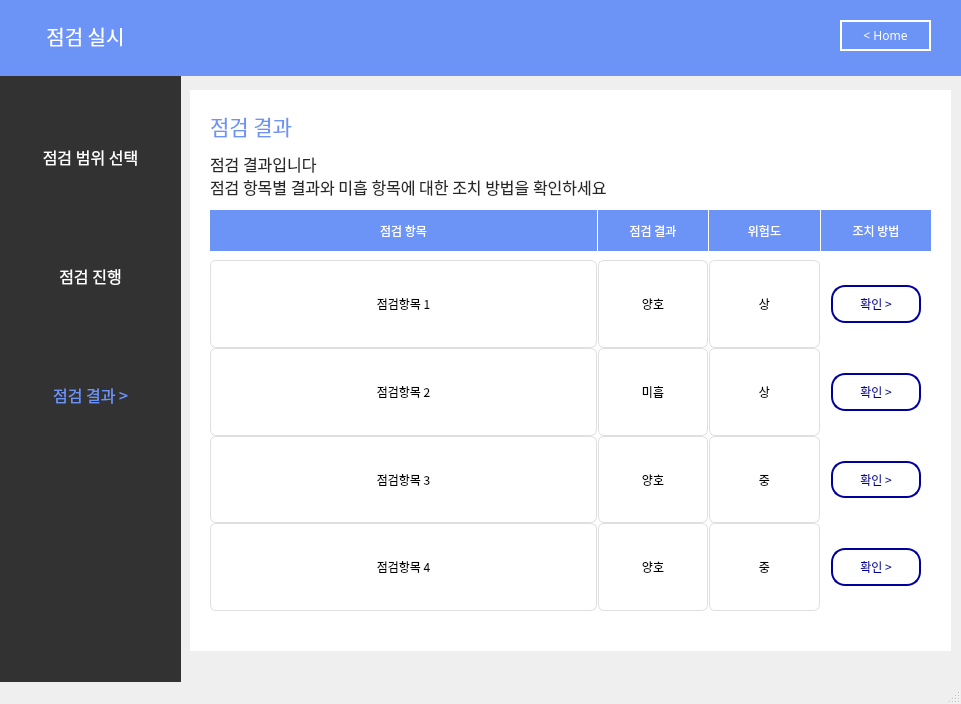
<?xml version="1.0" encoding="UTF-8"?>
<ui version="4.0">
 <class>MainWindow</class>
 <widget class="QMainWindow" name="MainWindow">
  <property name="geometry">
   <rect>
    <x>0</x>
    <y>0</y>
    <width>961</width>
    <height>704</height>
   </rect>
  </property>
  <property name="windowTitle">
   <string>MainWindow</string>
  </property>
  <widget class="QWidget" name="centralwidget">
   <widget class="QLabel" name="label_7">
    <property name="geometry">
     <rect>
      <x>-10</x>
      <y>-5</y>
      <width>1021</width>
      <height>81</height>
     </rect>
    </property>
    <property name="font">
     <font>
      <family>Gmarket Sans TTF</family>
      <pointsize>11</pointsize>
      <weight>50</weight>
      <bold>false</bold>
      <kerning>true</kerning>
     </font>
    </property>
    <property name="autoFillBackground">
     <bool>false</bool>
    </property>
    <property name="styleSheet">
     <string notr="true">background-color: rgb(108, 147, 246);
border-color: rgb(0, 0, 0);</string>
    </property>
    <property name="text">
     <string/>
    </property>
    <property name="scaledContents">
     <bool>false</bool>
    </property>
   </widget>
   <widget class="QLabel" name="label_8">
    <property name="geometry">
     <rect>
      <x>20</x>
      <y>10</y>
      <width>131</width>
      <height>51</height>
     </rect>
    </property>
    <property name="font">
     <font>
      <family>AppleSDGothicNeoM00</family>
      <pointsize>15</pointsize>
     </font>
    </property>
    <property name="styleSheet">
     <string notr="true">color : rgb(255, 255, 255)</string>
    </property>
    <property name="text">
     <string>점검 실시</string>
    </property>
    <property name="alignment">
     <set>Qt::AlignCenter</set>
    </property>
   </widget>
   <widget class="QLabel" name="label_5">
    <property name="geometry">
     <rect>
      <x>-10</x>
      <y>70</y>
      <width>191</width>
      <height>701</height>
     </rect>
    </property>
    <property name="font">
     <font>
      <family>Gmarket Sans TTF</family>
      <pointsize>16</pointsize>
      <weight>50</weight>
      <bold>false</bold>
      <kerning>true</kerning>
     </font>
    </property>
    <property name="autoFillBackground">
     <bool>false</bool>
    </property>
    <property name="styleSheet">
     <string notr="true">background-color: rgb(50, 50, 50);
border-color: rgb(0, 0, 0);</string>
    </property>
    <property name="text">
     <string/>
    </property>
    <property name="scaledContents">
     <bool>false</bool>
    </property>
    <property name="alignment">
     <set>Qt::AlignCenter</set>
    </property>
   </widget>
   <widget class="QWidget" name="verticalLayoutWidget">
    <property name="geometry">
     <rect>
      <x>10</x>
      <y>100</y>
      <width>161</width>
      <height>351</height>
     </rect>
    </property>
    <layout class="QVBoxLayout" name="verticalLayout">
     <item>
      <widget class="QLabel" name="label">
       <property name="font">
        <font>
         <family>AppleSDGothicNeoM00</family>
         <pointsize>12</pointsize>
         <weight>50</weight>
         <bold>false</bold>
        </font>
       </property>
       <property name="autoFillBackground">
        <bool>false</bool>
       </property>
       <property name="styleSheet">
        <string notr="true">color:rgb(255,255,255)</string>
       </property>
       <property name="text">
        <string>점검 범위 선택</string>
       </property>
       <property name="alignment">
        <set>Qt::AlignCenter</set>
       </property>
      </widget>
     </item>
     <item>
      <widget class="QLabel" name="label_2">
       <property name="font">
        <font>
         <family>AppleSDGothicNeoM00</family>
         <pointsize>12</pointsize>
        </font>
       </property>
       <property name="autoFillBackground">
        <bool>false</bool>
       </property>
       <property name="styleSheet">
        <string notr="true">color:rgb(255,255,255)</string>
       </property>
       <property name="text">
        <string>점검 진행</string>
       </property>
       <property name="alignment">
        <set>Qt::AlignCenter</set>
       </property>
      </widget>
     </item>
     <item>
      <widget class="QLabel" name="label_4">
       <property name="font">
        <font>
         <family>AppleSDGothicNeoM00</family>
         <pointsize>12</pointsize>
        </font>
       </property>
       <property name="autoFillBackground">
        <bool>false</bool>
       </property>
       <property name="styleSheet">
        <string notr="true">color:rgb(108, 147, 246)</string>
       </property>
       <property name="text">
        <string>점검 결과 &gt;</string>
       </property>
       <property name="alignment">
        <set>Qt::AlignCenter</set>
       </property>
      </widget>
     </item>
    </layout>
   </widget>
   <widget class="QPushButton" name="pushButton_3">
    <property name="geometry">
     <rect>
      <x>840</x>
      <y>20</y>
      <width>91</width>
      <height>31</height>
     </rect>
    </property>
    <property name="font">
     <font>
      <family>AppleSDGothicNeoM00</family>
      <pointsize>9</pointsize>
      <weight>50</weight>
      <bold>false</bold>
     </font>
    </property>
    <property name="cursor">
     <cursorShape>PointingHandCursor</cursorShape>
    </property>
    <property name="autoFillBackground">
     <bool>false</bool>
    </property>
    <property name="styleSheet">
     <string notr="true">background-color : rgb(108, 147, 246);
color : rgb(255,255,255);
border: 2px solid rgb(255,255,255)</string>
    </property>
    <property name="text">
     <string>&lt; Home</string>
    </property>
    <property name="autoDefault">
     <bool>false</bool>
    </property>
    <property name="default">
     <bool>false</bool>
    </property>
    <property name="flat">
     <bool>false</bool>
    </property>
   </widget>
   <widget class="QLabel" name="label_6">
    <property name="geometry">
     <rect>
      <x>190</x>
      <y>90</y>
      <width>761</width>
      <height>561</height>
     </rect>
    </property>
    <property name="font">
     <font>
      <family>Gmarket Sans TTF</family>
      <pointsize>16</pointsize>
      <weight>50</weight>
      <bold>false</bold>
      <kerning>true</kerning>
     </font>
    </property>
    <property name="autoFillBackground">
     <bool>false</bool>
    </property>
    <property name="styleSheet">
     <string notr="true">background-color: rgb(255,255,255);
border-color: rgb(0, 0, 0);</string>
    </property>
    <property name="text">
     <string/>
    </property>
    <property name="scaledContents">
     <bool>false</bool>
    </property>
    <property name="alignment">
     <set>Qt::AlignCenter</set>
    </property>
   </widget>
   <widget class="QLabel" name="label_9">
    <property name="geometry">
     <rect>
      <x>210</x>
      <y>110</y>
      <width>241</width>
      <height>31</height>
     </rect>
    </property>
    <property name="font">
     <font>
      <family>AppleSDGothicNeoM00</family>
      <pointsize>16</pointsize>
     </font>
    </property>
    <property name="autoFillBackground">
     <bool>false</bool>
    </property>
    <property name="styleSheet">
     <string notr="true">color:rgb(108,147,246)</string>
    </property>
    <property name="text">
     <string>점검 결과</string>
    </property>
    <property name="alignment">
     <set>Qt::AlignLeading|Qt::AlignLeft|Qt::AlignVCenter</set>
    </property>
   </widget>
   <widget class="QLabel" name="label_10">
    <property name="geometry">
     <rect>
      <x>210</x>
      <y>150</y>
      <width>661</width>
      <height>51</height>
     </rect>
    </property>
    <property name="font">
     <font>
      <family>AppleSDGothicNeoM00</family>
      <pointsize>12</pointsize>
     </font>
    </property>
    <property name="autoFillBackground">
     <bool>false</bool>
    </property>
    <property name="styleSheet">
     <string notr="true">color:rgb(40,40,40)</string>
    </property>
    <property name="text">
     <string>점검 결과입니다
점검 항목별 결과와 미흡 항목에 대한 조치 방법을 확인하세요</string>
    </property>
    <property name="alignment">
     <set>Qt::AlignLeading|Qt::AlignLeft|Qt::AlignVCenter</set>
    </property>
   </widget>
   <widget class="QWidget" name="gridLayoutWidget">
    <property name="geometry">
     <rect>
      <x>210</x>
      <y>260</y>
      <width>721</width>
      <height>351</height>
     </rect>
    </property>
    <layout class="QGridLayout" name="gridLayout" columnstretch="7,2,2,2" rowminimumheight="0,0,0,0,0">
     <property name="sizeConstraint">
      <enum>QLayout::SetDefaultConstraint</enum>
     </property>
     <property name="leftMargin">
      <number>0</number>
     </property>
     <property name="topMargin">
      <number>0</number>
     </property>
     <property name="horizontalSpacing">
      <number>1</number>
     </property>
     <property name="verticalSpacing">
      <number>0</number>
     </property>
     <item row="2" column="0">
      <widget class="QLabel" name="label_16">
       <property name="font">
        <font>
         <family>AppleSDGothicNeoM00</family>
        </font>
       </property>
       <property name="styleSheet">
        <string notr="true">border: 1px solid rgb(223, 223, 223);
border-radius: 6px</string>
       </property>
       <property name="text">
        <string>점검항목 2</string>
       </property>
       <property name="alignment">
        <set>Qt::AlignCenter</set>
       </property>
      </widget>
     </item>
     <item row="2" column="2">
      <widget class="QLabel" name="label_20">
       <property name="font">
        <font>
         <family>AppleSDGothicNeoM00</family>
        </font>
       </property>
       <property name="styleSheet">
        <string notr="true">border: 1px solid rgb(223, 223, 223);
border-radius: 6px</string>
       </property>
       <property name="text">
        <string>상</string>
       </property>
       <property name="alignment">
        <set>Qt::AlignCenter</set>
       </property>
      </widget>
     </item>
     <item row="0" column="2">
      <widget class="QLabel" name="label_23">
       <property name="font">
        <font>
         <family>AppleSDGothicNeoM00</family>
        </font>
       </property>
       <property name="styleSheet">
        <string notr="true">border: 1px solid rgb(223, 223, 223);
border-radius: 6px</string>
       </property>
       <property name="text">
        <string>상</string>
       </property>
       <property name="alignment">
        <set>Qt::AlignCenter</set>
       </property>
      </widget>
     </item>
     <item row="0" column="0">
      <widget class="QLabel" name="label_3">
       <property name="font">
        <font>
         <family>AppleSDGothicNeoM00</family>
        </font>
       </property>
       <property name="styleSheet">
        <string notr="true">border: 1px solid rgb(223, 223, 223);
border-radius: 6px</string>
       </property>
       <property name="text">
        <string>점검항목 1</string>
       </property>
       <property name="alignment">
        <set>Qt::AlignCenter</set>
       </property>
      </widget>
     </item>
     <item row="0" column="1">
      <widget class="QLabel" name="label_22">
       <property name="font">
        <font>
         <family>AppleSDGothicNeoM00</family>
        </font>
       </property>
       <property name="styleSheet">
        <string notr="true">border: 1px solid rgb(223, 223, 223);
border-radius: 6px</string>
       </property>
       <property name="text">
        <string>양호</string>
       </property>
       <property name="alignment">
        <set>Qt::AlignCenter</set>
       </property>
      </widget>
     </item>
     <item row="3" column="2">
      <widget class="QLabel" name="label_25">
       <property name="font">
        <font>
         <family>AppleSDGothicNeoM00</family>
        </font>
       </property>
       <property name="styleSheet">
        <string notr="true">border: 1px solid rgb(223, 223, 223);
border-radius: 6px</string>
       </property>
       <property name="text">
        <string>중</string>
       </property>
       <property name="alignment">
        <set>Qt::AlignCenter</set>
       </property>
      </widget>
     </item>
     <item row="4" column="0">
      <widget class="QLabel" name="label_19">
       <property name="font">
        <font>
         <family>AppleSDGothicNeoM00</family>
        </font>
       </property>
       <property name="styleSheet">
        <string notr="true">border: 1px solid rgb(223, 223, 223);
border-radius: 6px</string>
       </property>
       <property name="text">
        <string>점검항목 4</string>
       </property>
       <property name="alignment">
        <set>Qt::AlignCenter</set>
       </property>
      </widget>
     </item>
     <item row="4" column="2">
      <widget class="QLabel" name="label_32">
       <property name="font">
        <font>
         <family>AppleSDGothicNeoM00</family>
        </font>
       </property>
       <property name="styleSheet">
        <string notr="true">border: 1px solid rgb(223, 223, 223);
border-radius: 6px</string>
       </property>
       <property name="text">
        <string>중</string>
       </property>
       <property name="alignment">
        <set>Qt::AlignCenter</set>
       </property>
      </widget>
     </item>
     <item row="3" column="0">
      <widget class="QLabel" name="label_11">
       <property name="font">
        <font>
         <family>AppleSDGothicNeoM00</family>
        </font>
       </property>
       <property name="styleSheet">
        <string notr="true">border: 1px solid rgb(223, 223, 223);
border-radius: 6px</string>
       </property>
       <property name="text">
        <string>점검항목 3</string>
       </property>
       <property name="alignment">
        <set>Qt::AlignCenter</set>
       </property>
      </widget>
     </item>
     <item row="2" column="1">
      <widget class="QLabel" name="label_15">
       <property name="font">
        <font>
         <family>AppleSDGothicNeoM00</family>
        </font>
       </property>
       <property name="styleSheet">
        <string notr="true">border: 1px solid rgb(223, 223, 223);
border-radius: 6px</string>
       </property>
       <property name="text">
        <string>미흡</string>
       </property>
       <property name="alignment">
        <set>Qt::AlignCenter</set>
       </property>
      </widget>
     </item>
     <item row="3" column="1">
      <widget class="QLabel" name="label_12">
       <property name="font">
        <font>
         <family>AppleSDGothicNeoM00</family>
        </font>
       </property>
       <property name="styleSheet">
        <string notr="true">border: 1px solid rgb(223, 223, 223);
border-radius: 6px</string>
       </property>
       <property name="text">
        <string>양호</string>
       </property>
       <property name="alignment">
        <set>Qt::AlignCenter</set>
       </property>
      </widget>
     </item>
     <item row="4" column="1">
      <widget class="QLabel" name="label_29">
       <property name="font">
        <font>
         <family>AppleSDGothicNeoM00</family>
        </font>
       </property>
       <property name="styleSheet">
        <string notr="true">border: 1px solid rgb(223, 223, 223);
border-radius: 6px</string>
       </property>
       <property name="text">
        <string>양호</string>
       </property>
       <property name="alignment">
        <set>Qt::AlignCenter</set>
       </property>
      </widget>
     </item>
     <item row="0" column="3">
      <layout class="QVBoxLayout" name="verticalLayout_2">
       <property name="spacing">
        <number>7</number>
       </property>
       <item>
        <widget class="QPushButton" name="pushButton_6">
         <property name="sizePolicy">
          <sizepolicy hsizetype="Minimum" vsizetype="Minimum">
           <horstretch>0</horstretch>
           <verstretch>0</verstretch>
          </sizepolicy>
         </property>
         <property name="sizeIncrement">
          <size>
           <width>0</width>
           <height>0</height>
          </size>
         </property>
         <property name="font">
          <font>
           <family>AppleSDGothicNeoM00</family>
           <pointsize>9</pointsize>
          </font>
         </property>
         <property name="cursor">
          <cursorShape>PointingHandCursor</cursorShape>
         </property>
         <property name="layoutDirection">
          <enum>Qt::LeftToRight</enum>
         </property>
         <property name="styleSheet">
          <string notr="true">background-color : rgb(255,255,255);
color : rgb(0, 0, 157);
border: 2px solid rgb(0, 0, 157);
margin-left:10px;
margin-right:10px;
margin-top:25px;
margin-bottom:25px;
border-radius:14px</string>
         </property>
         <property name="text">
          <string>확인 &gt;</string>
         </property>
         <property name="iconSize">
          <size>
           <width>9</width>
           <height>20</height>
          </size>
         </property>
        </widget>
       </item>
      </layout>
     </item>
     <item row="2" column="3">
      <widget class="QPushButton" name="pushButton_7">
       <property name="sizePolicy">
        <sizepolicy hsizetype="Minimum" vsizetype="Minimum">
         <horstretch>0</horstretch>
         <verstretch>0</verstretch>
        </sizepolicy>
       </property>
       <property name="sizeIncrement">
        <size>
         <width>0</width>
         <height>0</height>
        </size>
       </property>
       <property name="font">
        <font>
         <family>AppleSDGothicNeoM00</family>
         <pointsize>9</pointsize>
        </font>
       </property>
       <property name="cursor">
        <cursorShape>PointingHandCursor</cursorShape>
       </property>
       <property name="layoutDirection">
        <enum>Qt::LeftToRight</enum>
       </property>
       <property name="styleSheet">
        <string notr="true">background-color : rgb(255,255,255);
color : rgb(0, 0, 157);
border: 2px solid rgb(0, 0, 157);
margin-left:10px;
margin-right:10px;
margin-top:25px;
margin-bottom:25px;
border-radius:14px</string>
       </property>
       <property name="text">
        <string>확인 &gt;</string>
       </property>
       <property name="iconSize">
        <size>
         <width>9</width>
         <height>20</height>
        </size>
       </property>
      </widget>
     </item>
     <item row="3" column="3">
      <widget class="QPushButton" name="pushButton_8">
       <property name="sizePolicy">
        <sizepolicy hsizetype="Minimum" vsizetype="Minimum">
         <horstretch>0</horstretch>
         <verstretch>0</verstretch>
        </sizepolicy>
       </property>
       <property name="sizeIncrement">
        <size>
         <width>0</width>
         <height>0</height>
        </size>
       </property>
       <property name="font">
        <font>
         <family>AppleSDGothicNeoM00</family>
         <pointsize>9</pointsize>
        </font>
       </property>
       <property name="cursor">
        <cursorShape>PointingHandCursor</cursorShape>
       </property>
       <property name="layoutDirection">
        <enum>Qt::LeftToRight</enum>
       </property>
       <property name="styleSheet">
        <string notr="true">background-color : rgb(255,255,255);
color : rgb(0, 0, 157);
border: 2px solid rgb(0, 0, 157);
margin-left:10px;
margin-right:10px;
margin-top:25px;
margin-bottom:25px;
border-radius:14px</string>
       </property>
       <property name="text">
        <string>확인 &gt;</string>
       </property>
       <property name="iconSize">
        <size>
         <width>9</width>
         <height>20</height>
        </size>
       </property>
      </widget>
     </item>
     <item row="4" column="3">
      <widget class="QPushButton" name="pushButton_9">
       <property name="sizePolicy">
        <sizepolicy hsizetype="Minimum" vsizetype="Minimum">
         <horstretch>0</horstretch>
         <verstretch>0</verstretch>
        </sizepolicy>
       </property>
       <property name="sizeIncrement">
        <size>
         <width>0</width>
         <height>0</height>
        </size>
       </property>
       <property name="font">
        <font>
         <family>AppleSDGothicNeoM00</family>
         <pointsize>9</pointsize>
        </font>
       </property>
       <property name="cursor">
        <cursorShape>PointingHandCursor</cursorShape>
       </property>
       <property name="layoutDirection">
        <enum>Qt::LeftToRight</enum>
       </property>
       <property name="styleSheet">
        <string notr="true">background-color : rgb(255,255,255);
color : rgb(0, 0, 157);
border: 2px solid rgb(0, 0, 157);
margin-left:10px;
margin-right:10px;
margin-top:25px;
margin-bottom:25px;
border-radius:14px</string>
       </property>
       <property name="text">
        <string>확인 &gt;</string>
       </property>
       <property name="iconSize">
        <size>
         <width>9</width>
         <height>20</height>
        </size>
       </property>
      </widget>
     </item>
    </layout>
   </widget>
   <widget class="QWidget" name="horizontalLayoutWidget">
    <property name="geometry">
     <rect>
      <x>210</x>
      <y>210</y>
      <width>721</width>
      <height>41</height>
     </rect>
    </property>
    <layout class="QHBoxLayout" name="horizontalLayout" stretch="7,2,2,2">
     <property name="spacing">
      <number>1</number>
     </property>
     <property name="topMargin">
      <number>0</number>
     </property>
     <item>
      <widget class="QLabel" name="label_13">
       <property name="font">
        <font>
         <family>AppleSDGothicNeoM00</family>
         <pointsize>9</pointsize>
         <weight>50</weight>
         <bold>false</bold>
        </font>
       </property>
       <property name="styleSheet">
        <string notr="true">border: 1px solid rgb(108,147,246);
background-color: rgb(108,147,246);
color: rgb(255, 255, 255)</string>
       </property>
       <property name="text">
        <string>점검 항목</string>
       </property>
       <property name="alignment">
        <set>Qt::AlignCenter</set>
       </property>
      </widget>
     </item>
     <item>
      <widget class="QLabel" name="label_14">
       <property name="font">
        <font>
         <family>AppleSDGothicNeoM00</family>
         <pointsize>9</pointsize>
         <weight>50</weight>
         <bold>false</bold>
        </font>
       </property>
       <property name="styleSheet">
        <string notr="true">border: 1px solid rgb(108,147,246);
background-color: rgb(108,147,246);
color: rgb(255, 255, 255)</string>
       </property>
       <property name="text">
        <string>점검 결과</string>
       </property>
       <property name="alignment">
        <set>Qt::AlignCenter</set>
       </property>
      </widget>
     </item>
     <item>
      <widget class="QLabel" name="label_17">
       <property name="font">
        <font>
         <family>AppleSDGothicNeoM00</family>
         <pointsize>9</pointsize>
         <weight>50</weight>
         <bold>false</bold>
        </font>
       </property>
       <property name="styleSheet">
        <string notr="true">border: 1px solid rgb(108,147,246);
background-color: rgb(108,147,246);
color: rgb(255, 255, 255)</string>
       </property>
       <property name="text">
        <string>위험도</string>
       </property>
       <property name="alignment">
        <set>Qt::AlignCenter</set>
       </property>
      </widget>
     </item>
     <item>
      <widget class="QLabel" name="label_18">
       <property name="font">
        <font>
         <family>AppleSDGothicNeoM00</family>
         <pointsize>9</pointsize>
         <weight>50</weight>
         <bold>false</bold>
        </font>
       </property>
       <property name="styleSheet">
        <string notr="true">border: 1px solid rgb(108,147,246);
background-color: rgb(108,147,246);
color: rgb(255, 255, 255)</string>
       </property>
       <property name="text">
        <string>조치 방법</string>
       </property>
       <property name="alignment">
        <set>Qt::AlignCenter</set>
       </property>
      </widget>
     </item>
    </layout>
   </widget>
   <zorder>label_6</zorder>
   <zorder>label_5</zorder>
   <zorder>label_7</zorder>
   <zorder>label_8</zorder>
   <zorder>verticalLayoutWidget</zorder>
   <zorder>pushButton_3</zorder>
   <zorder>label_9</zorder>
   <zorder>label_10</zorder>
   <zorder>gridLayoutWidget</zorder>
   <zorder>horizontalLayoutWidget</zorder>
  </widget>
  <widget class="QMenuBar" name="menubar">
   <property name="geometry">
    <rect>
     <x>0</x>
     <y>0</y>
     <width>961</width>
     <height>26</height>
    </rect>
   </property>
  </widget>
  <widget class="QStatusBar" name="statusbar"/>
 </widget>
 <resources/>
 <connections/>
</ui>
